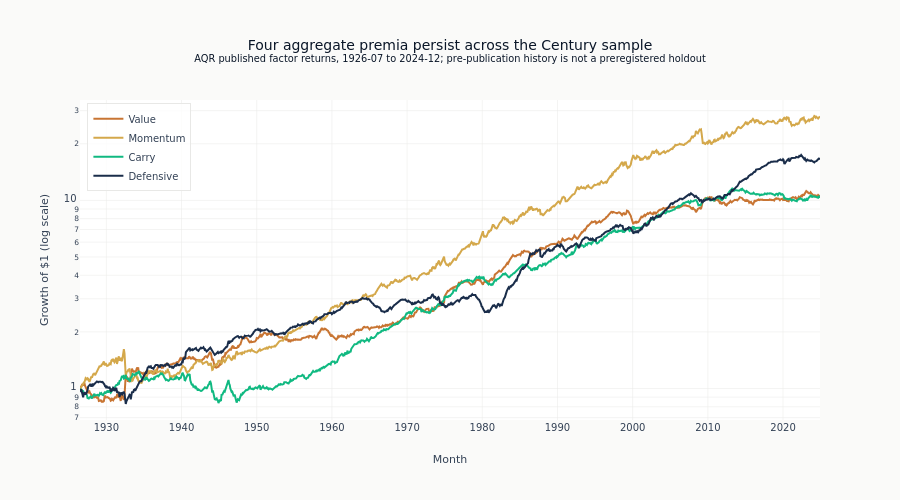

Notebook code cell kept with this figure:
### Markdown cell above
The four exact aggregate columns keep the comparison aligned with the narrative.
They combine the underlying stock-selection and macro sleeves rather than mixing
regions or showing multiple variants of the same factor.

### Code cell
fig = go.Figure()

for col in cum_century.columns:
    short_name = col.removeprefix("All asset classes ")
    fig.add_trace(
        go.Scatter(
            x=cum_century.index,
            y=cum_century[col],
            name=short_name,
            line=dict(color=factor_colors[short_name], width=2),
            hovertemplate="%{x|%Y-%m}<br>%{y:.2f}x<extra></extra>",
        )
    )

fig.update_layout(
    title=(
        "Four aggregate premia persist across the Century sample"
        f"<br><sup>AQR published factor returns, {cum_century.index.min():%Y-%m} to "
        f"{cum_century.index.max():%Y-%m}; pre-publication history is not a "
        "preregistered holdout</sup>"
    ),
    xaxis_title="Month",
    yaxis_title="Growth of $1 (log scale)",
    yaxis_type="log",
    legend=dict(yanchor="top", y=0.99, xanchor="left", x=0.01),
    height=500,
)
fig.show()

### Figure 1 — Plotly figure (JSON) as saved in the notebook; plotly's stock layout.template omitted (floating-point values rounded to 4 significant figures; data arrays with more than 128 entries replaced by an {"elided": "..."} marker saying what was removed)
{"data": [{"hovertemplate": "%{x|%Y-%m}<br>%{y:.2f}x<extra></extra>", "line": {"color": "#C87533", "width": 2}, "name": "Value", "type": "scatter", "x": {"elided": "1182 str values"}, "y": {"elided": "1182 float values"}}, {"hovertemplate": "%{x|%Y-%m}<br>%{y:.2f}x<extra></extra>", "line": {"color": "#D4A84B", "width": 2}, "name": "Momentum", "type": "scatter", "x": {"elided": "1182 str values"}, "y": {"elided": "1182 float values"}}, {"hovertemplate": "%{x|%Y-%m}<br>%{y:.2f}x<extra></extra>", "line": {"color": "#10b981", "width": 2}, "name": "Carry", "type": "scatter", "x": {"elided": "1182 str values"}, "y": {"elided": "1182 float values"}}, {"hovertemplate": "%{x|%Y-%m}<br>%{y:.2f}x<extra></extra>", "line": {"color": "#1a2d4a", "width": 2}, "name": "Defensive", "type": "scatter", "x": {"elided": "1182 str values"}, "y": {"elided": "1182 float values"}}], "layout": {"height": 500, "legend": {"x": 0.01, "xanchor": "left", "y": 0.99, "yanchor": "top"}, "title": {"text": "Four aggregate premia persist across the Century sample<br><sup>AQR published factor returns, 1926-07 to 2024-12; pre-publication history is not a preregistered holdout</sup>"}, "xaxis": {"title": {"text": "Month"}}, "yaxis": {"title": {"text": "Growth of $1 (log scale)"}, "type": "log"}}}
